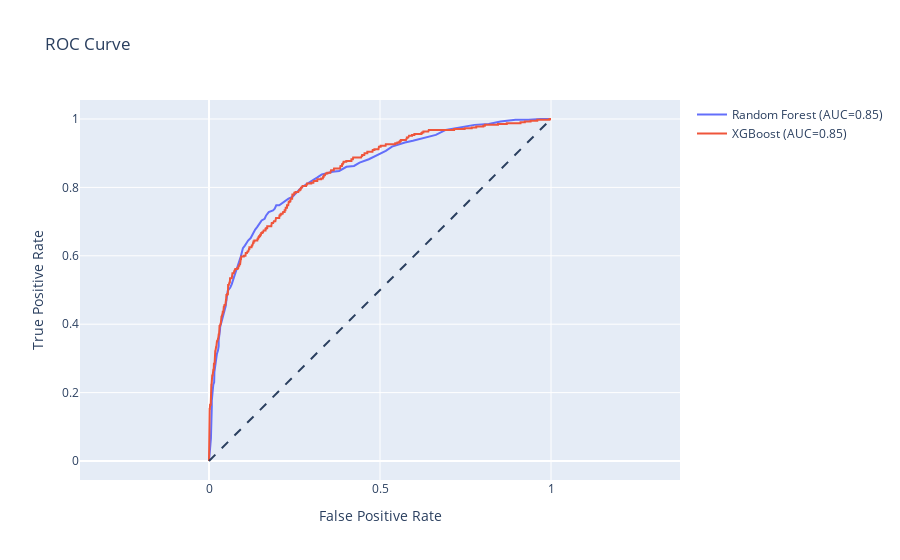

Write notebook code for a chart like this one.
### Code cell
fig = go.Figure()

# Plot ROC curve for Random Forest
fig.add_trace(go.Scatter(x=rf_fpr, y=rf_tpr,
                    mode='lines',
                    name=f'Random Forest (AUC={rf_auc:.2f})'))

# Plot ROC curve for XGBoost
fig.add_trace(go.Scatter(x=xgb_fpr, y=xgb_tpr,
                    mode='lines',
                    name=f'XGBoost (AUC={xgb_auc:.2f})'))

# Add diagonal line (random classifier)
fig.add_shape(
    type='line', line=dict(dash='dash'),
    x0=0, y0=0, x1=1, y1=1
)

# Update layout
fig.update_layout(
    title='ROC Curve',
    xaxis_title='False Positive Rate',
    yaxis_title='True Positive Rate',
    xaxis=dict(scaleanchor="y", scaleratio=1),
    yaxis=dict(constrain='domain'),
    showlegend=True
)

# Show plot
fig.show()

### Figure 1 — Plotly figure (JSON) as saved in the notebook; plotly's stock layout.template omitted (floating-point values rounded to 4 significant figures; data arrays with more than 128 entries replaced by an {"elided": "..."} marker saying what was removed)
{"data": [{"mode": "lines", "name": "Random Forest (AUC=0.85)", "type": "scatter", "x": [0, 0, 0.001256, 0.001884, 0.002513, 0.002513, 0.003141, 0.004397, 0.005653, 0.006281, 0.006281, 0.008166, 0.008166, 0.008166, 0.008166, 0.009422, 0.01131, 0.01256, 0.01508, 0.0157, 0.01822, 0.01884, 0.0201, 0.02324, 0.02638, 0.02827, 0.02827, 0.02952, 0.03015, 0.03204, 0.03266, 0.0358, 0.03957, 0.04397, 0.04648, 0.04899, 0.05025, 0.05339, 0.05465, 0.06219, 0.06658, 0.07286, 0.07726, 0.07977, 0.08417, 0.08668, 0.0892, 0.09296, 0.09673, 0.09925, 0.1049, 0.1099, 0.1143, 0.1219, 0.1281, 0.1351, 0.1407, 0.1476, 0.1539, 0.1627, 0.1671, 0.1746, 0.1872, 0.1922, 0.1966, 0.2054, 0.2148, 0.2324, 0.2437, 0.255, 0.2695, 0.2802, 0.2896, 0.304, 0.316, 0.3298, 0.3423, 0.3612, 0.3807, 0.402, 0.424, 0.4403, 0.4673, 0.4937, 0.517, 0.5352, 0.5729, 0.5961, 0.6313, 0.6633, 0.6922, 0.733, 0.7764, 0.8178, 0.8524, 0.8964, 0.934, 0.9705, 1], "y": [0, 0.004902, 0.01225, 0.02206, 0.02941, 0.03676, 0.04657, 0.05147, 0.06618, 0.08088, 0.09559, 0.125, 0.1446, 0.1593, 0.1765, 0.2059, 0.2108, 0.223, 0.2304, 0.2598, 0.2843, 0.2917, 0.3015, 0.3137, 0.3235, 0.3358, 0.3529, 0.3603, 0.3725, 0.3824, 0.3922, 0.4044, 0.4167, 0.4289, 0.4387, 0.4534, 0.4657, 0.4828, 0.4975, 0.5074, 0.5172, 0.5368, 0.5515, 0.5637, 0.5711, 0.5784, 0.5907, 0.598, 0.6127, 0.6225, 0.6299, 0.6397, 0.6446, 0.652, 0.6642, 0.6765, 0.6838, 0.6936, 0.7034, 0.7083, 0.7181, 0.7279, 0.7328, 0.7377, 0.7475, 0.7475, 0.7549, 0.7672, 0.7721, 0.7843, 0.799, 0.8064, 0.8113, 0.8211, 0.8284, 0.8382, 0.8407, 0.8456, 0.848, 0.8603, 0.8627, 0.8725, 0.8824, 0.8946, 0.9069, 0.9191, 0.9314, 0.9363, 0.9461, 0.9534, 0.9681, 0.9755, 0.9828, 0.9853, 0.9926, 0.9975, 0.9975, 1, 1]}, {"mode": "lines", "name": "XGBoost (AUC=0.85)", "type": "scatter", "x": {"elided": "442 float values"}, "y": {"elided": "442 float values"}}], "layout": {"shapes": [{"line": {"dash": "dash"}, "type": "line", "x0": 0, "x1": 1, "y0": 0, "y1": 1}], "showlegend": true, "title": {"text": "ROC Curve"}, "xaxis": {"scaleanchor": "y", "scaleratio": 1, "title": {"text": "False Positive Rate"}}, "yaxis": {"constrain": "domain", "title": {"text": "True Positive Rate"}}}}
